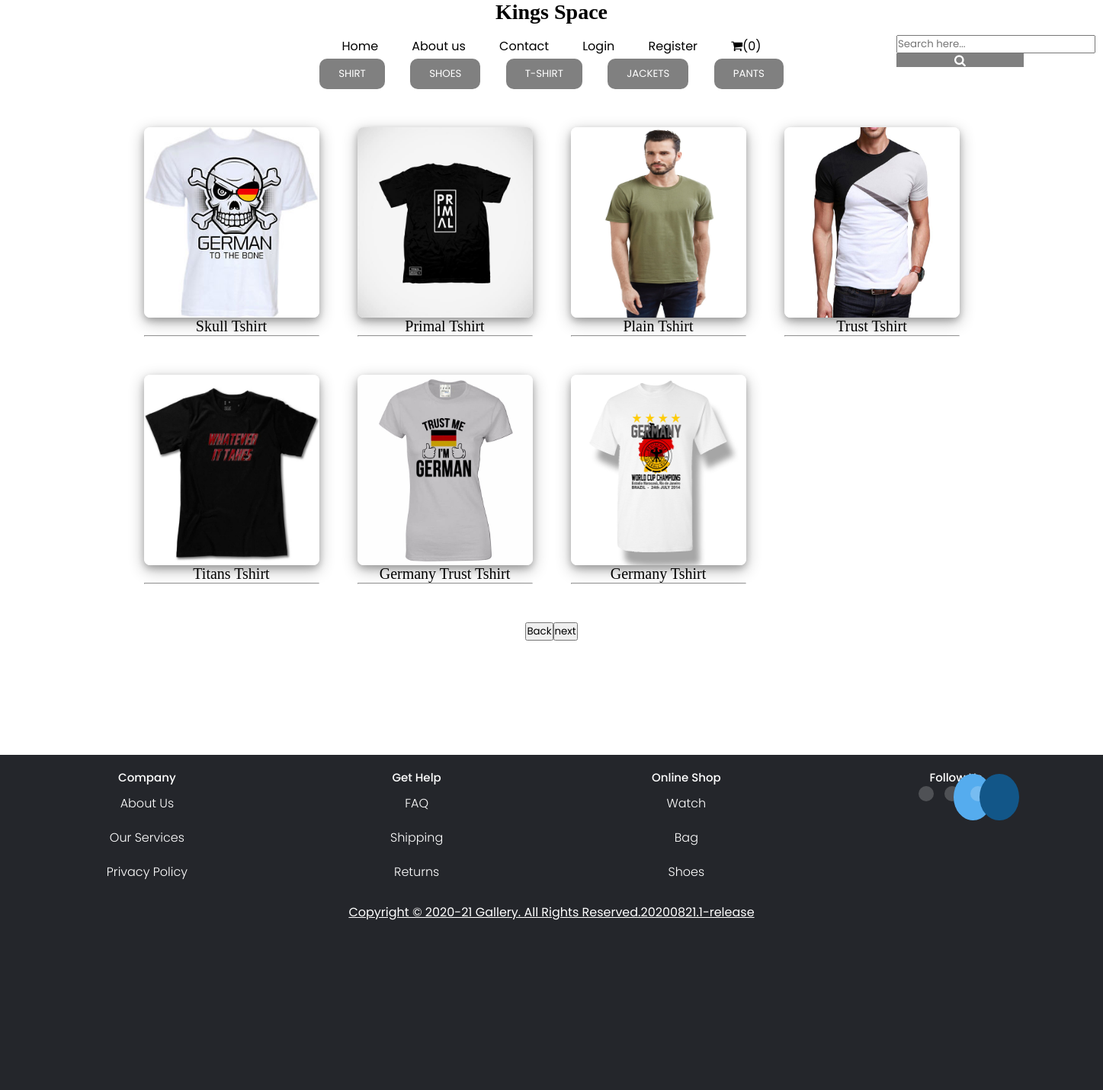
The page /productdisplay.php?id=t-shirt&p_id=1&f_id=men on the database its author committed.
### tables this page shows
CREATE TABLE `clothes` (
  `code` varchar(11) NOT NULL,
  `name` varchar(255) NOT NULL,
  `brand` varchar(255) NOT NULL,
  `fabric` varchar(255) NOT NULL,
  `size` varchar(11) NOT NULL,
  `price` varchar(11) NOT NULL,
  `image` varchar(255) NOT NULL,
  `fashion` varchar(100) NOT NULL,
  `category` varchar(100) NOT NULL,
  `cost_price` int(10) DEFAULT NULL
);

### productdisplay.php (the view, shortened to what this page needs)
 <?php
 include 'navbar.php';
 ?>
  <html>
    <head>
	    <link rel="stylesheet" type="text/css" href="sty.css">
	    <link rel="stylesheet" type="text/css" href="qwerty.css">
	    <link rel="stylesheet" href="userdrop.css">
    </head>
    <body>
           <?php
           include'nav1.php';
           ?>
           <?php
			      $cat = $_GET['id'];
			      $p=$_GET['p_id'];
			        $start=8*$p-8;
			        $conn=mysqli_connect("localhost","root","","kings");
				    $sql="SELECT * FROM clothes where category='$cat' limit $start,8 ";
				    $result=mysqli_query($conn,$sql);
				    if(mysqli_num_rows($result)>0)
				    {
					  $c=0;
					  echo "<center><table cellspacing='50px' ><tr>";
				      while($row=mysqli_fetch_assoc($result))
					 {
				         if($c==4)
						 {
								echo "</tr><tr>";
								$c=0;
						 }
					      $target_dir="admin/uploads/";
						  $target_file=$target_dir.$row['image'];
						   $send=$row['code'];
						   echo"<td><a href='info.php?id=$send'><img src=$target_file width=230 height=250 style='box-shadow:0 4px 8px 0 rgba(0,0,0,0.2),0 6px 20px 0 rgba(0,0,0,0.30);border-radius:8px;'></a>";
						   echo "<br><center><span style='color: black; font-size: 20px; font-family:constantia;'>".$row['name']."</span></center><hr></td>";
						  $c++;
					  }
				    echo "</table></center>";
				    ?>
	     <center><INPUT TYPE="button" VALUE="Back" onClick="history.go(-1);"><a href="productdisplay.php?id=<?php echo$cat?>&p_id=<?php echo $p+1?>"><button>next</button></a></center>
	     <?php
	   }
     else
     {
     	echo "Empty List";
        echo '<center>	<INPUT TYPE="button" VALUE="Back" onClick="history.go(-1);"></center>';
     }
	   ?>
	  </body>
</html>
	  	   <?php
	   	   include 'footer.php'
	   	   ;?>

### navbar.php (shortened to what this page needs)
<html>
<head>
    <link href="https://stackpath.bootstrapcdn.com/font-awesome/4.7.0/css/font-awesome.min.css" rel="stylesheet">
<link rel="stylesheet" href="userdrop.css">
</head>
<body>
        <div class="gri">
              <b><p align="center">Kings Space</p></b>
                </div>
                <div class="container red topBotomBordersOut">
                        <a href="new.php" class="menu">Home</a>
                    <a class="menu"href="about.php">About us</a>
                    <a class="menu"href="contact.php">Contact</a>
                        <?php
                         if(empty($_SESSION['user']))
                        {
                            echo '<a href="login.php"><i aria-hidden="true"></i> Login </a>';
                            echo '<a href="register.php">Register</a>';
                        }
                             ?>
                              <?php
                        echo '<a href="cart_display.php"><i class="fa fa-shopping-cart" aria-hidden="true"></i>';
                        echo '(';
                        echo $_SESSION['no'];
                        echo ')</a>';
                    ?>
                             <ul>
					           <li class="search">
					              <form action="search.php" method="POST">
						           <input type="text" name="search" placeholder="Search here...">
						             <button type="submit" name="submit"><i class="fa fa-search" aria-hidden="true"></i>
                                     </button>
				                  </form>
                               </li>
                             </ul>
           </div>
    </body>
</html>

### nav1.php (shortened to what this page needs)
<!DOCTYPE html>
<html>
<head>
</head>
<body>
           <ul>
            <div class="topmen">
              <a href="productdisplay.php?id=shirt&p_id=1&f_id=men"><button>SHIRT </button></a>&nbsp;&nbsp;&nbsp;&nbsp;&nbsp;
              <a href="productdisplay.php?id=shoe&p_id=1&f_id=men"><button>SHOES</button></a>&nbsp;&nbsp;&nbsp;&nbsp;&nbsp;
              <a href="productdisplay.php?id=t-shirt&p_id=1&f_id=men"><button>T-SHIRT</button></a>&nbsp;&nbsp;&nbsp;&nbsp;&nbsp;
              <a href="productdisplay.php?id=jacket&p_id=1&f_id=men"><button>JACKETS</button></a>&nbsp;&nbsp;&nbsp;&nbsp;&nbsp;
              <a href="productdisplay.php?id=pant&p_id=1&f_id=men"><button>PANTS</button></a>
            </div>
          </ul>
</body>
</html>

### footer.php (shortened to what this page needs)
<footer class="footer">
        <div class="container">
      <div class="row">
        <div class="footer-col">
          <h4>company</h4>
          <ul>
            <li><a href="#">about us</a></li>
            <li><a href="#">our services</a></li>
            <li><a href="#">privacy policy</a></li>
          </ul>
        </div>
        <div class="footer-col">
          <h4>get help</h4>
          <ul>
            <li><a href="#">FAQ</a></li>
            <li><a href="#">shipping</a></li>
            <li><a href="#">returns</a></li>
          </ul>
        </div>
        <div class="footer-col">
          <h4>online shop</h4>
          <ul>
            <li><a href="#">watch</a></li>
            <li><a href="#">bag</a></li>
            <li><a href="#">shoes</a></li>
          </ul>
        </div>
        <div class="footer-col">
          <h4>follow us</h4>
          <div class="social-links">
            <a href="#"><i class="fab fa-facebook-f"></i></a>
            <a href="#"><i class="fab fa-twitter"></i></a>
            <a href="#"><i class="fab fa-instagram"></i></a>
          </div>
        </div>
      </div>
        </div>
          <div class="copy" align="center" >
                   <u> Copyright &#169; 2020-21 Gallery. All Rights Reserved.20200821.1-release</u>
              </div>
    </footer>

### sty.css (style rules this page uses)
.footer { background-color: #666; color:white; height: 55%; }
.fa-twitter { background: #55ACEE; color: white; padding: 20px; font-size: 15px; width: 10px; text-align: center; text-decoration: none; margin: 5px 2px; border-radius: 50%; }
.fa-instagram { background: #125688; color: white; padding: 20px; font-size: 15px; width: 10px; text-align: center; text-decoration: none; margin: 5px 2px; border-radius: 50%; }

### admin/qwerty.css (style rules this page uses)
* { margin: 0; padding: 0; box-sizing: border-box; font-family: 'Poppins', sans-serif; }

### navbar.php (style rules this page uses)
div.container { font-family: Raleway; margin: 0 auto; padding: 1em 1em; text-align: center; }
div.container a { color: black; text-decoration: none; font: px Raleway; margin: 0px 10px; padding: 10px 10px; position: relative; z-index: 0; cursor: pointer; }
div.topBotomBordersOut a:before, div.topBotomBordersOut a:after { position: absolute; left: 0px; width: 100%; height: 2px; background: black; content: ""; opacity: 0; transition: all 0.3s; }
div.topBotomBordersOut a:before { top: 0px; transform: translateY(10px); }
div.topBotomBordersOut a:after { bottom: 0px; transform: translateY(-10px); }
.gri p { font-family: fantasy; font-size: 28px; }
.search { margin: -27px 1160px; }
.search button { background-color: grey; border: none; color: white; padding: 1px 76px; text-align: center; text-decoration: none; display: inline-block; font-size: 16px; }

### productdisplay.php (style rules this page uses)
body { background: url(img/ggy.jpg); }

### nav1.php (style rules this page uses)
.topmen { text-align: center; font-family: sans-serif; font-size: 20px; }
.topmen button { size: 30px; }
.topmen button { display: inline-block; background-color:grey; border: 0px solid grey; border-radius: 10px; text-transform: uppercase; text-decoration: none; padding:10px 25px; color: white; }

### footer.php (style rules this page uses)
.row { display: flex; flex-wrap: wrap; }
ul { list-style: none; }
.footer { background-color: #24262b; }
.footer-col { width: 25%; padding:2px 0px; }
.footer-col h4 { font-size: 15px; color: #ffffff; text-transform: capitalize; margin-bottom: 0px; font-weight: 500; position: relative; }
.footer-col h4::before { content: ''; position: absolute; height: 1px; box-sizing: border-box; width: 10px; }
.footer-col ul li:not(:last-child) { margin-bottom: 0px; }
.footer-col ul li a { font-size: 16px; text-transform: capitalize; color: #ffffff; text-decoration: none; font-weight: 300; display: block; transition: all 0.3s ease; }
.footer-col .social-links a { display: inline-block; height: 10px; width: 20px; background-color: rgba(255,255,255,0.2); margin:0 10px 10px 0; text-align: center; line-height: 10px; border-radius: 50%; color: #ffffff; transition: all 0.5s ease; }

### rows shown on the page
clothes: image (picture), name "Skull Tshirt"
clothes: image (picture), name "Primal Tshirt"
clothes: image (picture), name "Plain Tshirt"
clothes: image (picture), name "Trust Tshirt"
clothes: image (picture), name "Titans Tshirt"
clothes: image (picture), name "Germany Trust Tshirt"
clothes: image (picture), name "Germany Tshirt"

### other values the page prints
$_SESSION['no'] "0"
